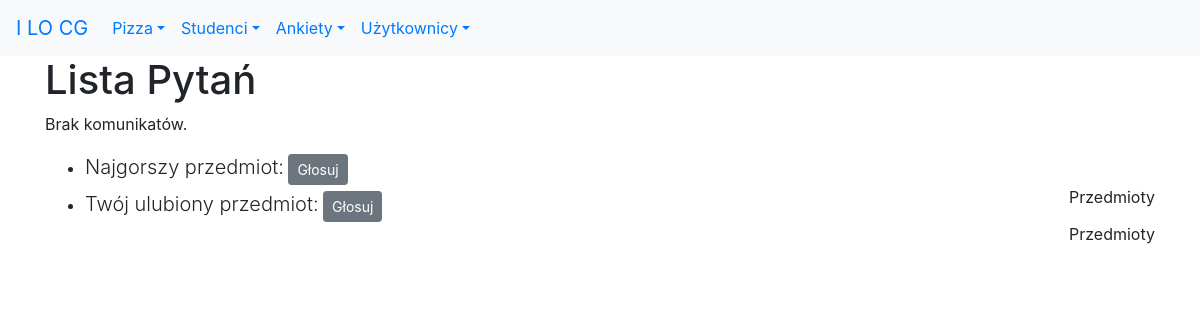
The app's page /ankiety/ with its own data.
### ankiety/models.py (models this page shows, shortened)
class Pytanie(models.Model):
    kategoria = models.ForeignKey(Kategoria, on_delete=models.SET_NULL,
                                  blank=True, null=True, related_name="pytania")
    tekst_pytania = models.CharField('tekst pytania', max_length=200)
    data_d = models.DateTimeField('data dodania', default=timezone.now)
    class Meta:
        verbose_name_plural = 'pytania'
        ordering = ['-data_d']
    def __str__(self):
        return self.tekst_pytania[0:50]

class Kategoria(models.Model):
    nazwa = models.CharField(max_length=30)
    class Meta:
        verbose_name_plural = 'kategorie'

### ankiety/views.py (the view)
# urls.py: path('', views.ListaPytan.as_view(), name='lista-pytan'),
class ListaPytan(ListView):
    model = Pytanie
    template_name = 'ankiety/lista_pytan.html'
    context_object_name = 'pytania'
    def get_queryset(self):
        return Pytanie.objects.order_by('-data_d')[:10]

### ankiety/templates/ankiety/lista_pytan.html (shortened to what this page needs)
{% extends 'szablon.html' %}
{% block naglowek %}Lista Pytań{% endblock naglowek %}
{% block tresc %}
    <ul>
    {% for p in pytania %}
        <li class="mb-1">
            <span class="lead">{{ p }}</span>
            <a href="{% url 'ankiety:pytanie-glosuj' p.id %}" class="btn btn-secondary btn-sm">Głosuj</a>
            <br>
        <span class="float-right">{{ p.kategoria.nazwa }}</span>
        </li>
    {% endfor %}
    </ul>
{% endblock tresc %}

### records on screen
Pytanie: tekst_pytania "Najgorszy przedmiot:", kategoria.nazwa "Przedmioty"
Pytanie: tekst_pytania "Twój ulubiony przedmiot:", kategoria.nazwa "Przedmioty"
